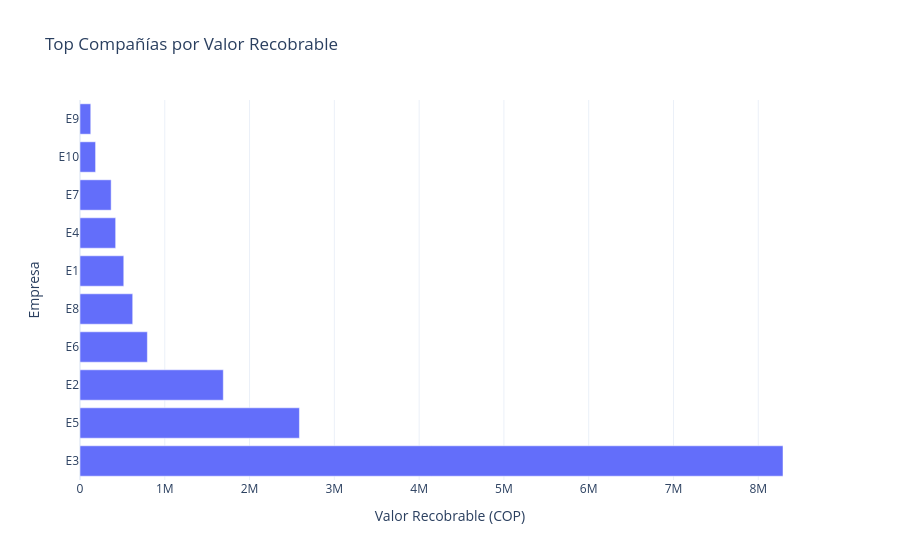

Source (notebook cell):
### Markdown cell above
## Compañías con mayor valor recobrable

Se identifican las compañías del portafolio que generan mayores valores recobrables asociados a servicios legales.

Este análisis permite focalizar seguimiento operativo y validar oportunamente los principales componentes del proceso de recobro.

### Code cell
top_companies = (
    company_summary
    .head(10)
)

fig = px.bar(
    top_companies,
    x="Recovery_Amount",
    y="Empresa",
    orientation="h",
    title="Top Compañías por Valor Recobrable"
)

fig.update_layout(
    template="plotly_white",
    yaxis_title="Empresa",
    xaxis_title="Valor Recobrable (COP)"
)

fig.show()

### Figure 1 — Plotly figure (JSON) as saved in the notebook; plotly's stock layout.template omitted (floating-point values rounded to 4 significant figures)
{"data": [{"hovertemplate": "Recovery_Amount=%{x}<br>Empresa=%{y}<extra></extra>", "legendgroup": "", "marker": {"color": "#636efa", "pattern": {"shape": ""}}, "name": "", "orientation": "h", "showlegend": false, "textposition": "auto", "type": "bar", "x": [8292000.0, 2588000.0, 1690000.0, 794600.0, 621700.0, 516200.0, 420600.0, 367400.0, 183700.0, 126800.0], "xaxis": "x", "y": ["E3", "E5", "E2", "E6", "E8", "E1", "E4", "E7", "E10", "E9"], "yaxis": "y"}], "layout": {"barmode": "relative", "legend": {"tracegroupgap": 0}, "title": {"text": "Top Compañías por Valor Recobrable"}, "xaxis": {"anchor": "y", "domain": [0, 1], "title": {"text": "Valor Recobrable (COP)"}}, "yaxis": {"anchor": "x", "domain": [0, 1], "title": {"text": "Empresa"}}}}
